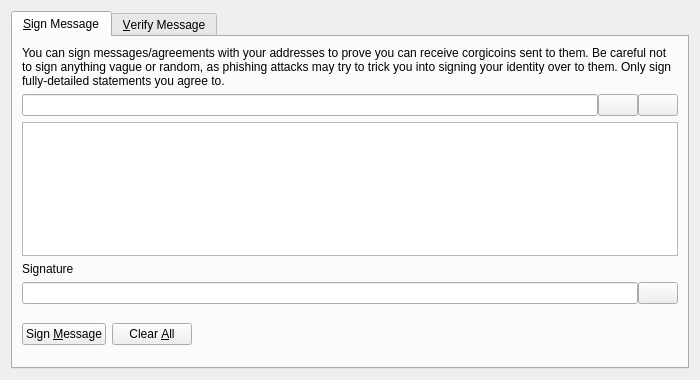
<?xml version="1.0" encoding="UTF-8"?>
<ui version="4.0">
 <class>SignVerifyMessageDialog</class>
 <widget class="QDialog" name="SignVerifyMessageDialog">
  <property name="geometry">
   <rect>
    <x>0</x>
    <y>0</y>
    <width>700</width>
    <height>380</height>
   </rect>
  </property>
  <property name="windowTitle">
   <string>Signatures - Sign / Verify a Message</string>
  </property>
  <property name="modal">
   <bool>true</bool>
  </property>
  <layout class="QVBoxLayout" name="verticalLayout">
   <item>
    <widget class="QTabWidget" name="tabWidget">
     <property name="currentIndex">
      <number>0</number>
     </property>
     <widget class="QWidget" name="tabSignMessage">
      <attribute name="title">
       <string>&amp;Sign Message</string>
      </attribute>
      <layout class="QVBoxLayout" name="verticalLayout_SM">
       <item>
        <widget class="QLabel" name="infoLabel_SM">
         <property name="text">
          <string>You can sign messages/agreements with your addresses to prove you can receive corgicoins sent to them. Be careful not to sign anything vague or random, as phishing attacks may try to trick you into signing your identity over to them. Only sign fully-detailed statements you agree to.</string>
         </property>
         <property name="textFormat">
          <enum>Qt::PlainText</enum>
         </property>
         <property name="wordWrap">
          <bool>true</bool>
         </property>
        </widget>
       </item>
       <item>
        <layout class="QHBoxLayout" name="horizontalLayout_1_SM">
         <property name="spacing">
          <number>0</number>
         </property>
         <item>
          <widget class="QValidatedLineEdit" name="addressIn_SM">
           <property name="toolTip">
            <string>The Corgicoin address to sign the message with</string>
           </property>
          </widget>
         </item>
         <item>
          <widget class="QPushButton" name="addressBookButton_SM">
           <property name="toolTip">
            <string>Choose previously used address</string>
           </property>
           <property name="text">
            <string/>
           </property>
           <property name="icon">
            <iconset resource="../bitcoin.qrc">
             <normaloff>:/icons/address-book</normaloff>:/icons/address-book</iconset>
           </property>
           <property name="shortcut">
            <string>Alt+A</string>
           </property>
           <property name="autoDefault">
            <bool>false</bool>
           </property>
          </widget>
         </item>
         <item>
          <widget class="QPushButton" name="pasteButton_SM">
           <property name="toolTip">
            <string>Paste address from clipboard</string>
           </property>
           <property name="text">
            <string/>
           </property>
           <property name="icon">
            <iconset resource="../bitcoin.qrc">
             <normaloff>:/icons/editpaste</normaloff>:/icons/editpaste</iconset>
           </property>
           <property name="shortcut">
            <string>Alt+P</string>
           </property>
           <property name="autoDefault">
            <bool>false</bool>
           </property>
          </widget>
         </item>
        </layout>
       </item>
       <item>
        <widget class="QPlainTextEdit" name="messageIn_SM">
         <property name="toolTip">
          <string>Enter the message you want to sign here</string>
         </property>
        </widget>
       </item>
       <item>
        <widget class="QLabel" name="signatureLabel_SM">
         <property name="text">
          <string>Signature</string>
         </property>
         <property name="textFormat">
          <enum>Qt::PlainText</enum>
         </property>
        </widget>
       </item>
       <item>
        <layout class="QHBoxLayout" name="horizontalLayout_2_SM">
         <property name="spacing">
          <number>0</number>
         </property>
         <item>
          <widget class="QLineEdit" name="signatureOut_SM">
           <property name="font">
            <font>
             <italic>true</italic>
            </font>
           </property>
           <property name="readOnly">
            <bool>true</bool>
           </property>
          </widget>
         </item>
         <item>
          <widget class="QPushButton" name="copySignatureButton_SM">
           <property name="toolTip">
            <string>Copy the current signature to the system clipboard</string>
           </property>
           <property name="text">
            <string/>
           </property>
           <property name="icon">
            <iconset resource="../bitcoin.qrc">
             <normaloff>:/icons/editcopy</normaloff>:/icons/editcopy</iconset>
           </property>
           <property name="autoDefault">
            <bool>false</bool>
           </property>
          </widget>
         </item>
        </layout>
       </item>
       <item>
        <layout class="QHBoxLayout" name="horizontalLayout_3_SM">
         <item>
          <widget class="QPushButton" name="signMessageButton_SM">
           <property name="toolTip">
            <string>Sign the message to prove you own this Corgicoin address</string>
           </property>
           <property name="text">
            <string>Sign &amp;Message</string>
           </property>
           <property name="icon">
            <iconset resource="../bitcoin.qrc">
             <normaloff>:/icons/edit</normaloff>:/icons/edit</iconset>
           </property>
           <property name="autoDefault">
            <bool>false</bool>
           </property>
          </widget>
         </item>
         <item>
          <widget class="QPushButton" name="clearButton_SM">
           <property name="toolTip">
            <string>Reset all sign message fields</string>
           </property>
           <property name="text">
            <string>Clear &amp;All</string>
           </property>
           <property name="icon">
            <iconset resource="../bitcoin.qrc">
             <normaloff>:/icons/remove</normaloff>:/icons/remove</iconset>
           </property>
           <property name="autoDefault">
            <bool>false</bool>
           </property>
          </widget>
         </item>
         <item>
          <spacer name="horizontalSpacer_1_SM">
           <property name="orientation">
            <enum>Qt::Horizontal</enum>
           </property>
           <property name="sizeHint" stdset="0">
            <size>
             <width>40</width>
             <height>48</height>
            </size>
           </property>
          </spacer>
         </item>
         <item>
          <widget class="QLabel" name="statusLabel_SM">
           <property name="font">
            <font>
             <weight>75</weight>
             <bold>true</bold>
            </font>
           </property>
           <property name="text">
            <string/>
           </property>
           <property name="wordWrap">
            <bool>true</bool>
           </property>
          </widget>
         </item>
         <item>
          <spacer name="horizontalSpacer_2_SM">
           <property name="orientation">
            <enum>Qt::Horizontal</enum>
           </property>
           <property name="sizeHint" stdset="0">
            <size>
             <width>40</width>
             <height>48</height>
            </size>
           </property>
          </spacer>
         </item>
        </layout>
       </item>
      </layout>
     </widget>
     <widget class="QWidget" name="tabVerifyMessage">
      <attribute name="title">
       <string>&amp;Verify Message</string>
      </attribute>
      <layout class="QVBoxLayout" name="verticalLayout_VM">
       <item>
        <widget class="QLabel" name="infoLabel_VM">
         <property name="text">
          <string>Enter the receiver's address, message (ensure you copy line breaks, spaces, tabs, etc. exactly) and signature below to verify the message. Be careful not to read more into the signature than what is in the signed message itself, to avoid being tricked by a man-in-the-middle attack. Note that this only proves the signing party receives with the address, it cannot prove sendership of any transaction!</string>
         </property>
         <property name="textFormat">
          <enum>Qt::PlainText</enum>
         </property>
         <property name="alignment">
          <set>Qt::AlignLeading|Qt::AlignLeft|Qt::AlignTop</set>
         </property>
         <property name="wordWrap">
          <bool>true</bool>
         </property>
        </widget>
       </item>
       <item>
        <layout class="QHBoxLayout" name="horizontalLayout_1_VM">
         <property name="spacing">
          <number>0</number>
         </property>
         <item>
          <widget class="QValidatedLineEdit" name="addressIn_VM">
           <property name="toolTip">
            <string>The Corgicoin address the message was signed with</string>
           </property>
          </widget>
         </item>
         <item>
          <widget class="QPushButton" name="addressBookButton_VM">
           <property name="toolTip">
            <string>Choose previously used address</string>
           </property>
           <property name="text">
            <string/>
           </property>
           <property name="icon">
            <iconset resource="../bitcoin.qrc">
             <normaloff>:/icons/address-book</normaloff>:/icons/address-book</iconset>
           </property>
           <property name="shortcut">
            <string>Alt+A</string>
           </property>
           <property name="autoDefault">
            <bool>false</bool>
           </property>
          </widget>
         </item>
        </layout>
       </item>
       <item>
        <widget class="QPlainTextEdit" name="messageIn_VM"/>
       </item>
       <item>
        <widget class="QValidatedLineEdit" name="signatureIn_VM"/>
       </item>
       <item>
        <layout class="QHBoxLayout" name="horizontalLayout_2_VM">
         <item>
          <widget class="QPushButton" name="verifyMessageButton_VM">
           <property name="toolTip">
            <string>Verify the message to ensure it was signed with the specified Corgicoin address</string>
           </property>
           <property name="text">
            <string>Verify &amp;Message</string>
           </property>
           <property name="icon">
            <iconset resource="../bitcoin.qrc">
             <normaloff>:/icons/transaction_0</normaloff>:/icons/transaction_0</iconset>
           </property>
           <property name="autoDefault">
            <bool>false</bool>
           </property>
          </widget>
         </item>
         <item>
          <widget class="QPushButton" name="clearButton_VM">
           <property name="toolTip">
            <string>Reset all verify message fields</string>
           </property>
           <property name="text">
            <string>Clear &amp;All</string>
           </property>
           <property name="icon">
            <iconset resource="../bitcoin.qrc">
             <normaloff>:/icons/remove</normaloff>:/icons/remove</iconset>
           </property>
           <property name="autoDefault">
            <bool>false</bool>
           </property>
          </widget>
         </item>
         <item>
          <spacer name="horizontalSpacer_1_VM">
           <property name="orientation">
            <enum>Qt::Horizontal</enum>
           </property>
           <property name="sizeHint" stdset="0">
            <size>
             <width>40</width>
             <height>48</height>
            </size>
           </property>
          </spacer>
         </item>
         <item>
          <widget class="QLabel" name="statusLabel_VM">
           <property name="font">
            <font>
             <weight>75</weight>
             <bold>true</bold>
            </font>
           </property>
           <property name="text">
            <string/>
           </property>
           <property name="wordWrap">
            <bool>true</bool>
           </property>
          </widget>
         </item>
         <item>
          <spacer name="horizontalSpacer_2_VM">
           <property name="orientation">
            <enum>Qt::Horizontal</enum>
           </property>
           <property name="sizeHint" stdset="0">
            <size>
             <width>40</width>
             <height>48</height>
            </size>
           </property>
          </spacer>
         </item>
        </layout>
       </item>
      </layout>
     </widget>
    </widget>
   </item>
  </layout>
 </widget>
 <customwidgets>
  <customwidget>
   <class>QValidatedLineEdit</class>
   <extends>QLineEdit</extends>
   <header>qvalidatedlineedit.h</header>
  </customwidget>
 </customwidgets>
 <resources>
  <include location="../bitcoin.qrc"/>
 </resources>
 <connections/>
</ui>
